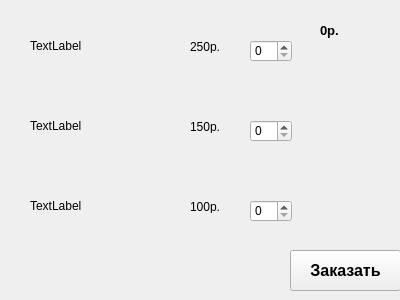
<?xml version="1.0" encoding="UTF-8"?>
<ui version="4.0">
 <class>Form</class>
 <widget class="QWidget" name="Form">
  <property name="geometry">
   <rect>
    <x>0</x>
    <y>0</y>
    <width>400</width>
    <height>300</height>
   </rect>
  </property>
  <property name="windowTitle">
   <string>Form</string>
  </property>
  <widget class="QLabel" name="img_1">
   <property name="geometry">
    <rect>
     <x>30</x>
     <y>10</y>
     <width>121</width>
     <height>71</height>
    </rect>
   </property>
   <property name="text">
    <string>TextLabel</string>
   </property>
  </widget>
  <widget class="QSpinBox" name="spin_1">
   <property name="geometry">
    <rect>
     <x>250</x>
     <y>40</y>
     <width>42</width>
     <height>22</height>
    </rect>
   </property>
  </widget>
  <widget class="QSpinBox" name="spin_2">
   <property name="geometry">
    <rect>
     <x>250</x>
     <y>120</y>
     <width>42</width>
     <height>22</height>
    </rect>
   </property>
  </widget>
  <widget class="QSpinBox" name="spin_3">
   <property name="geometry">
    <rect>
     <x>250</x>
     <y>200</y>
     <width>42</width>
     <height>22</height>
    </rect>
   </property>
  </widget>
  <widget class="QLabel" name="label">
   <property name="geometry">
    <rect>
     <x>190</x>
     <y>40</y>
     <width>47</width>
     <height>13</height>
    </rect>
   </property>
   <property name="text">
    <string>250р.</string>
   </property>
  </widget>
  <widget class="QLabel" name="label_2">
   <property name="geometry">
    <rect>
     <x>190</x>
     <y>120</y>
     <width>47</width>
     <height>13</height>
    </rect>
   </property>
   <property name="text">
    <string>150р.</string>
   </property>
  </widget>
  <widget class="QLabel" name="label_3">
   <property name="geometry">
    <rect>
     <x>190</x>
     <y>200</y>
     <width>47</width>
     <height>13</height>
    </rect>
   </property>
   <property name="text">
    <string>100р.</string>
   </property>
  </widget>
  <widget class="QLabel" name="summa_l">
   <property name="geometry">
    <rect>
     <x>320</x>
     <y>20</y>
     <width>81</width>
     <height>20</height>
    </rect>
   </property>
   <property name="font">
    <font>
     <pointsize>10</pointsize>
     <weight>75</weight>
     <bold>true</bold>
    </font>
   </property>
   <property name="text">
    <string>0р.</string>
   </property>
  </widget>
  <widget class="QPushButton" name="btn">
   <property name="geometry">
    <rect>
     <x>290</x>
     <y>250</y>
     <width>111</width>
     <height>41</height>
    </rect>
   </property>
   <property name="font">
    <font>
     <pointsize>12</pointsize>
     <weight>75</weight>
     <bold>true</bold>
    </font>
   </property>
   <property name="text">
    <string>Заказать</string>
   </property>
  </widget>
  <widget class="QLabel" name="img_2">
   <property name="geometry">
    <rect>
     <x>30</x>
     <y>90</y>
     <width>121</width>
     <height>71</height>
    </rect>
   </property>
   <property name="text">
    <string>TextLabel</string>
   </property>
  </widget>
  <widget class="QLabel" name="img_3">
   <property name="geometry">
    <rect>
     <x>30</x>
     <y>170</y>
     <width>121</width>
     <height>71</height>
    </rect>
   </property>
   <property name="text">
    <string>TextLabel</string>
   </property>
  </widget>
 </widget>
 <resources/>
 <connections/>
</ui>
